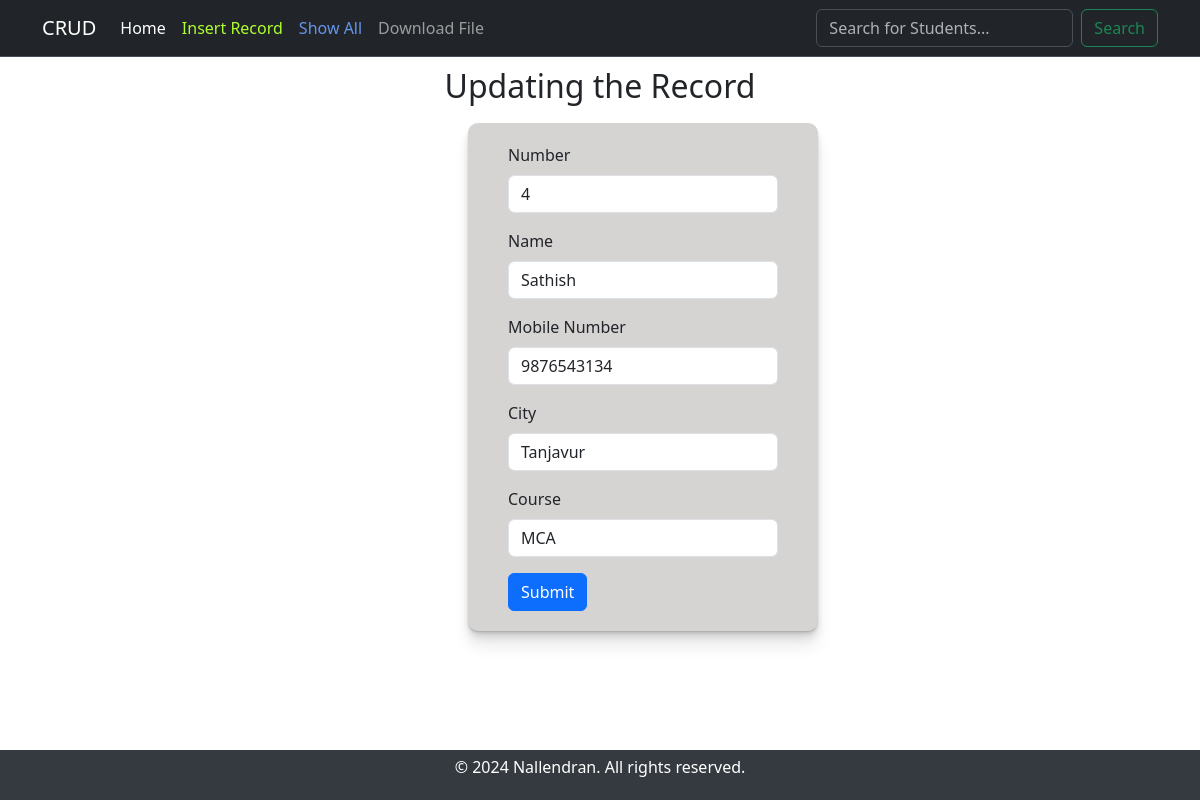
Page /update/22 on the committed database.
### crudapp/models.py (models this page shows)
class Student(models.Model):
    no=models.IntegerField()
    name=models.CharField(max_length=64)
    mobile=models.IntegerField()
    city=models.CharField(max_length=100)
    course=models.CharField(max_length=100)
    updated=models.DateTimeField(auto_now=True)
    created=models.DateTimeField(auto_now_add=True)
    class Meta:
        ordering=['-updated','-created']

### crudapp/views.py (the view)
# urls.py: path('update/<int:id>',views.update,name='update'),
def update(request,id):
    stud=Student.objects.get(id=id)
    form=StudentForm(instance=stud)
    if request.method=='POST':
        form=StudentForm(request.POST,instance=stud)
        if form.is_valid():
            form.save()
            return redirect('read')
    context={'s':stud,'form':form}
    return render(request,'apps/update.html',context)

### crudapp/forms.py
class StudentForm(forms.ModelForm):
    class Meta:
        model=Student
        fields='__all__'

### templates/apps/update.html (shortened to what this page needs)
{% extends 'apps/result.html' %}
    {% block content %}
    <div class="header">
        <h2>Updating the Record</h2>
    </div>
    <div class="content">
        <div class="cont">
            <form method="POST">
                <div class="mb-3">
                    <label for="exampleInputEmail1" class="form-label">Number</label>
                    <input type="no" class="form-control" id="exampleInputEmail1" name="no" value="{{ s.no }}">
                </div>
                <div class="mb-3">
                    <label for="exampleInputPassword1" class="form-label">Name</label>
                    <input type="text" class="form-control" id="exampleInputPassword1" name="name" value="{{ s.name }}">
                </div>
                <div class="mb-3">
                    <label for="exampleInputPassword1" class="form-label">Mobile Number</label>
                    <input type="text" class="form-control" id="exampleInputPassword1" name="mobile" value="{{ s.mobile }}">
                </div>
                <div class="mb-3">
                    <label for="exampleInputPassword1" class="form-label">City</label>
                    <input type="text" class="form-control" id="exampleInputPassword1" name="city" value="{{ s.city }}">
                </div>
                <div class="mb-3">
                    <label for="exampleInputPassword1" class="form-label">Course</label>
                    <input type="text" class="form-control" id="exampleInputPassword1" name="course" value="{{ s.course }}">
                </div>
                <button type="submit" class="btn btn-primary">Submit</button>
            </form>
        </div>
    </div>
    {% endblock %}

### static/css/style.css (style rules this page uses)
h2 { text-align: center; margin-top: 10px; }
.cont { margin-left: 39% ; margin-top: 10px; width: 350px; background-color:rgb(214, 211, 211); padding: 20px 40px; border-radius: 10px; box-shadow: 0 1px 1px hsl(0deg 0% 0% / 0.075), 0 2px 2px hsl(0deg 0% 0% / 0.075), 0 4px 4px hsl(0deg 0% 0% / 0.075), 0 8px 8px hsl(0deg 0% 0% / 0.075), 0 16px 16px hsl(0deg 0% 0% / 0.075); }
body { min-height: 100vh; display: flex; flex-direction: column; }
body { display: flex; flex-direction: column; min-height: 100vh; margin: 0; }
.content { flex: 1; padding-bottom: 60px; }

### rows in the picture
Student: no "4", name "Sathish", mobile "9876543134", city "Tanjavur", course "MCA"
